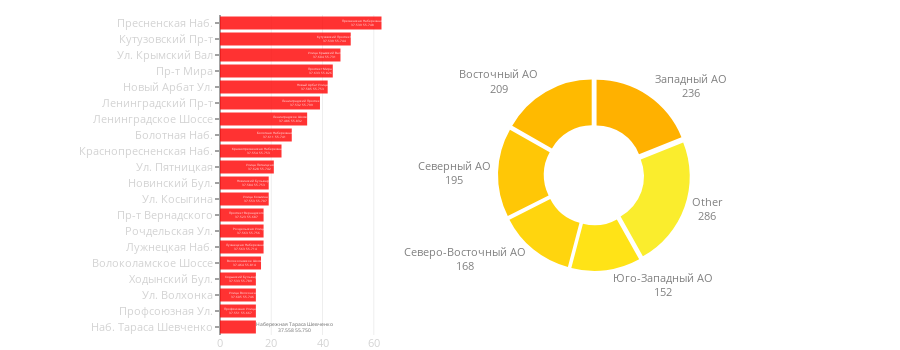

Notebook cell for this chart:
### Code cell
class StreetAreaCombine:
    HOLE = 0.5
    PULL = 0.05
    PIE_AREA_X = [0.1, 1.0]
    PIE_AREA_Y = [0.2, 0.8]
    BAR_CHART_OPACITY = 0.8
    BAR_CHART_COLOR = 'red'
    BAR_CHART_CM = "Wistia"
    BAR_CHART_LEGEND_X = 0.55
    BAR_CHART_LEGEND_Y = 0.0
    
    TICK_LEN = 4
    PLOT_HEIGHT = 350
    PLOT_WIDTH = 900
    BAR_CHART_AREA_X = [0, 0.25]
    BAR_CHART_AREA_Y = [0, 1.0]
    MARGIN = go.layout.Margin(l=220, t=15, b=15, r=0)
    
    BAR_CHART_FONT_COLOR = 'lightgrey'
    BAR_CHART_FONT_SIZE = 11
    PIE_CHART_FONT_COLOR = 'grey'
    PIE_CHART_FONT_SIZE = 11
    
    MIN_COLOR_VALUE = 0.20
    MAX_COLOR_VALUE = 0.60    

    
def street_area_combine_plot(streets_barchart_y, 
                             streets_barchart_x,
                             lat, lon,
                             areas_barchart_values, 
                             areas_piechart_labels):    
    style = StreetAreaCombine
    
    colormap = matplotlib.cm.get_cmap(style.BAR_CHART_CM)
    
    norm_val = np.linspace(style.MAX_COLOR_VALUE, 
                           style.MIN_COLOR_VALUE, 
                           len(areas_barchart_values))
    
    pieces_colors = list(map(lambda x: 
                             matplotlib.colors.rgb2hex(colormap(x)), 
                             norm_val))
    
    round3 = lambda x: round(float(x), 3)
    hover_format = lambda x, y, z: "{}<br>{:.3f} {:.3f}".format(x, round3(y), round3(z))
    bar_hover = list(map(hover_format, streets_barchart_y, lat, lon))

    if language == 'ru':
        streets_barchart_y = list(map(street_normalize_ru, streets_barchart_y))
        areas_piechart_labels = list(map(area_normalize_ru, areas_piechart_labels))
    
    data = [go.Bar(y=streets_barchart_y,
                    x=streets_barchart_x,
                    marker=dict(color=style.BAR_CHART_COLOR), 
                    orientation='h',
                    text=bar_hover,
                    hoverinfo='text',
                    opacity=style.BAR_CHART_OPACITY, 
                    showlegend=False),

            go.Pie(values=areas_barchart_values,
                    labels=areas_piechart_labels,
                    domain=dict(x=style.PIE_AREA_X, 
                                y=style.PIE_AREA_Y),
                    hoverinfo="label+percent+value",
                    textinfo='label+value', 
                    textposition='outside',
                    hole=style.HOLE,
                    sort=False,
                    textfont=dict(size=style.PIE_CHART_FONT_SIZE, 
                                  color=style.PIE_CHART_FONT_COLOR),
                    marker=dict(colors=pieces_colors), 
                    pull=style.PULL)]
    
    layout = go.Layout(height=style.PLOT_HEIGHT, 
                       width=style.PLOT_WIDTH,
                       showlegend=False, 
                       margin=style.MARGIN, 
                       hovermode='closest',
                       xaxis=dict(domain=style.BAR_CHART_AREA_X, 
                                  tickfont=dict(color=style.BAR_CHART_FONT_COLOR,
                                                size=style.BAR_CHART_FONT_SIZE)),
                       yaxis=dict(domain=style.BAR_CHART_AREA_Y, 
                                  autorange="reversed", 
                                  ticklen=style.TICK_LEN, 
                                  tickfont=dict(size=style.BAR_CHART_FONT_SIZE, 
                                                color=style.BAR_CHART_FONT_COLOR)))
    fig = go.Figure(data=data, layout=layout)
    py.iplot(fig, show_link=False)

    
N_AREAS_VISUALIZED = 5
N_STREETS_VISUALIZED = 20
OTHER_LABEL = "Other"

streets_table_shrinked = streets_table[:N_STREETS_VISUALIZED]
area_activity_shrinked = area_activity[:N_AREAS_VISUALIZED] + [sum(area_activity[N_AREAS_VISUALIZED+1:])]
areas_labels_shrinked = areas[:N_AREAS_VISUALIZED] + [OTHER_LABEL]

street_area_combine_plot(streets_table_shrinked[STREET_COLUMN],
                         streets_table_shrinked['counter'],
                         streets_table_shrinked['latitude'],
                         streets_table_shrinked['longtitude'],
                         area_activity_shrinked,
                         areas_labels_shrinked)

### Figure 1 — Plotly figure (JSON) as saved in the notebook; plotly's stock layout.template omitted (floating-point values rounded to 4 significant figures)
{"data": [{"hoverinfo": "text", "marker": {"color": "red"}, "opacity": 0.8, "orientation": "h", "showlegend": false, "text": ["Пресненская Набережная<br>37.539 55.748", "Кутузовский Проспект<br>37.539 55.744", "Улица Крымский Вал<br>37.604 55.731", "Проспект Мира<br>37.633 55.826", "Новый Арбат Улица<br>37.585 55.753", "Ленинградский Проспект<br>37.532 55.799", "Ленинградское Шоссе<br>37.486 55.832", "Болотная Набережная<br>37.611 55.741", "Краснопресненская Набережная<br>37.554 55.753", "Улица Пятницкая<br>37.628 55.742", "Новинский Бульвар<br>37.584 55.753", "Улица Косыгина<br>37.553 55.707", "Проспект Вернадского<br>37.523 55.687", "Рочдельская Улица<br>37.563 55.756", "Лужнецкая Набережная<br>37.563 55.714", "Волоколамское Шоссе<br>37.464 55.814", "Ходынский Бульвар<br>37.533 55.789", "Улица Волхонка<br>37.605 55.746", "Профсоюзная Улица<br>37.551 55.667", "Набережная Тараса Шевченко<br>37.558 55.750"], "type": "bar", "uid": "a0041570-3542-11e9-94ba-3c15c2cf2370", "x": [63, 51, 47, 44, 42, 39, 34, 28, 24, 21, 19, 19, 17, 17, 17, 16, 14, 14, 14, 14], "y": ["Пресненская Наб.", "Кутузовский Пр-т", "Ул. Крымский Вал", "Пр-т Мира", "Новый Арбат Ул.", "Ленинградский Пр-т", "Ленинградское Шоссе", "Болотная Наб.", "Краснопресненская Наб.", "Ул. Пятницкая", "Новинский Бул.", "Ул. Косыгина", "Пр-т Вернадского", "Рочдельская Ул.", "Лужнецкая Наб.", "Волоколамское Шоссе", "Ходынский Бул.", "Ул. Волхонка", "Профсоюзная Ул.", "Наб. Тараса Шевченко"]}, {"domain": {"x": [0.1, 1], "y": [0.2, 0.8]}, "hole": 0.5, "hoverinfo": "label+percent+value", "labels": ["Западный АО", "Восточный АО", "Северный АО", "Северо-Восточный АО", "Юго-Западный АО", "Other"], "marker": {"colors": ["#ffb100", "#ffba00", "#ffc706", "#ffd50e", "#ffe317", "#faed2d"]}, "pull": 0.05, "sort": false, "textfont": {"color": "grey", "size": 11}, "textinfo": "label+value", "textposition": "outside", "type": "pie", "uid": "a00418fe-3542-11e9-a971-3c15c2cf2370", "values": [236, 209, 195, 168, 152, 286]}], "layout": {"height": 350, "hovermode": "closest", "margin": {"b": 15, "l": 220, "r": 0, "t": 15}, "showlegend": false, "width": 900, "xaxis": {"domain": [0, 0.25], "tickfont": {"color": "lightgrey", "size": 11}}, "yaxis": {"autorange": "reversed", "domain": [0, 1], "tickfont": {"color": "lightgrey", "size": 11}, "ticklen": 4}}}
